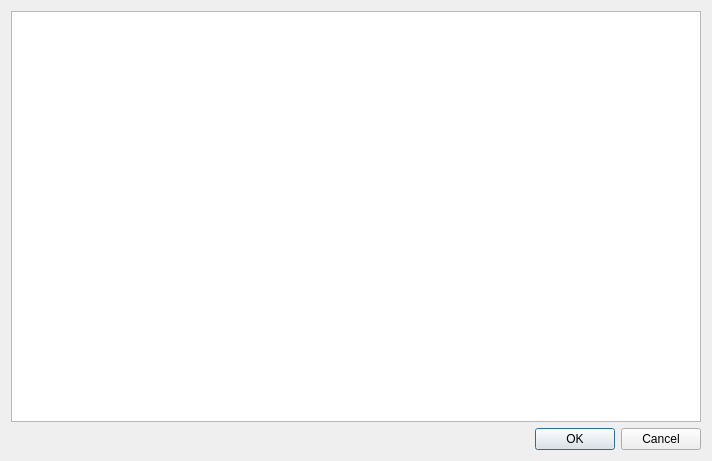
<?xml version="1.0" encoding="UTF-8"?>
<ui version="4.0">
 <class>ProjectTreeItemSelectorDialogBase</class>
 <widget class="QDialog" name="ProjectTreeItemSelectorDialogBase">
  <property name="geometry">
   <rect>
    <x>0</x>
    <y>0</y>
    <width>712</width>
    <height>461</height>
   </rect>
  </property>
  <property name="windowTitle">
   <string>Select Item</string>
  </property>
  <layout class="QVBoxLayout" name="verticalLayout">
   <item>
    <widget class="U2::EditableTreeView" name="treeView">
     <property name="editTriggers">
      <set>QAbstractItemView::NoEditTriggers</set>
     </property>
     <attribute name="headerVisible">
      <bool>false</bool>
     </attribute>
    </widget>
   </item>
   <item>
    <widget class="QDialogButtonBox" name="buttonBox">
     <property name="standardButtons">
      <set>QDialogButtonBox::Cancel|QDialogButtonBox::Ok</set>
     </property>
    </widget>
   </item>
  </layout>
 </widget>
 <customwidgets>
  <customwidget>
   <class>U2::EditableTreeView</class>
   <extends>QTreeView</extends>
   <header location="global">util/project/EditableTreeView.h</header>
  </customwidget>
 </customwidgets>
 <resources/>
 <connections>
  <connection>
   <sender>buttonBox</sender>
   <signal>accepted()</signal>
   <receiver>ProjectTreeItemSelectorDialogBase</receiver>
   <slot>accept()</slot>
   <hints>
    <hint type="sourcelabel">
     <x>355</x>
     <y>440</y>
    </hint>
    <hint type="destinationlabel">
     <x>355</x>
     <y>230</y>
    </hint>
   </hints>
  </connection>
  <connection>
   <sender>buttonBox</sender>
   <signal>rejected()</signal>
   <receiver>ProjectTreeItemSelectorDialogBase</receiver>
   <slot>reject()</slot>
   <hints>
    <hint type="sourcelabel">
     <x>355</x>
     <y>440</y>
    </hint>
    <hint type="destinationlabel">
     <x>355</x>
     <y>230</y>
    </hint>
   </hints>
  </connection>
 </connections>
</ui>
